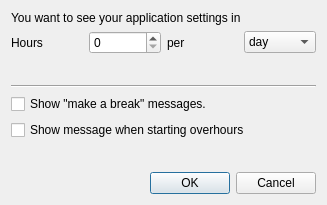
<?xml version="1.0" encoding="UTF-8"?>
<ui version="4.0">
 <class>configDialog</class>
 <widget class="QDialog" name="configDialog">
  <property name="geometry">
   <rect>
    <x>0</x>
    <y>0</y>
    <width>327</width>
    <height>205</height>
   </rect>
  </property>
  <property name="windowTitle">
   <string>Dialog</string>
  </property>
  <layout class="QVBoxLayout" name="verticalLayout_2">
   <item>
    <layout class="QVBoxLayout" name="verticalLayout">
     <item>
      <widget class="QLabel" name="label">
       <property name="text">
        <string>You want to see your application settings in</string>
       </property>
      </widget>
     </item>
     <item>
      <layout class="QHBoxLayout" name="horizontalLayout">
       <item>
        <widget class="QLabel" name="label_2">
         <property name="text">
          <string>Hours</string>
         </property>
        </widget>
       </item>
       <item>
        <widget class="QSpinBox" name="spinBox"/>
       </item>
       <item>
        <widget class="QLabel" name="label_3">
         <property name="text">
          <string>per</string>
         </property>
        </widget>
       </item>
       <item>
        <widget class="QComboBox" name="comboBox">
         <item>
          <property name="text">
           <string>day</string>
          </property>
         </item>
         <item>
          <property name="text">
           <string>week</string>
          </property>
         </item>
         <item>
          <property name="text">
           <string>month</string>
          </property>
         </item>
         <item>
          <property name="text">
           <string>year</string>
          </property>
         </item>
        </widget>
       </item>
      </layout>
     </item>
     <item>
      <spacer name="verticalSpacer_2">
       <property name="orientation">
        <enum>Qt::Vertical</enum>
       </property>
       <property name="sizeHint" stdset="0">
        <size>
         <width>20</width>
         <height>40</height>
        </size>
       </property>
      </spacer>
     </item>
     <item>
      <widget class="Line" name="line">
       <property name="orientation">
        <enum>Qt::Horizontal</enum>
       </property>
      </widget>
     </item>
     <item>
      <widget class="QCheckBox" name="checkBox">
       <property name="text">
        <string>Show &quot;make a break&quot; messages.</string>
       </property>
      </widget>
     </item>
     <item>
      <widget class="QCheckBox" name="checkBox_2">
       <property name="text">
        <string>Show message when starting overhours</string>
       </property>
      </widget>
     </item>
    </layout>
   </item>
   <item>
    <spacer name="verticalSpacer">
     <property name="orientation">
      <enum>Qt::Vertical</enum>
     </property>
     <property name="sizeHint" stdset="0">
      <size>
       <width>20</width>
       <height>40</height>
      </size>
     </property>
    </spacer>
   </item>
   <item>
    <widget class="QDialogButtonBox" name="buttonBox">
     <property name="orientation">
      <enum>Qt::Horizontal</enum>
     </property>
     <property name="standardButtons">
      <set>QDialogButtonBox::Cancel|QDialogButtonBox::Ok</set>
     </property>
    </widget>
   </item>
  </layout>
 </widget>
 <resources/>
 <connections>
  <connection>
   <sender>buttonBox</sender>
   <signal>accepted()</signal>
   <receiver>configDialog</receiver>
   <slot>accept()</slot>
   <hints>
    <hint type="sourcelabel">
     <x>248</x>
     <y>254</y>
    </hint>
    <hint type="destinationlabel">
     <x>157</x>
     <y>274</y>
    </hint>
   </hints>
  </connection>
  <connection>
   <sender>buttonBox</sender>
   <signal>rejected()</signal>
   <receiver>configDialog</receiver>
   <slot>reject()</slot>
   <hints>
    <hint type="sourcelabel">
     <x>316</x>
     <y>260</y>
    </hint>
    <hint type="destinationlabel">
     <x>286</x>
     <y>274</y>
    </hint>
   </hints>
  </connection>
 </connections>
</ui>
